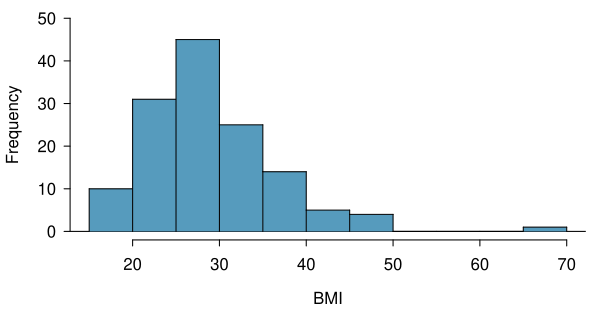

Write R code to recreate this figure.
library(openintro)
#data(nhanes.samp.adult)
data(COL)

myPDF("nhanesAdultBmiHist.pdf",
      6.05, 3.1,
      mar = c(3.5, 3.5, 0.5, 1),
      mgp = c(2.4, 0.7, 0))
histPlot(nhanes.samp.adult$BMI,
         breaks = 14,
         xlab = 'BMI',
         ylab = "Frequency",
         ylim = c(0, 50),
         col = COL[1],
         border = COL[5])
dev.off()
